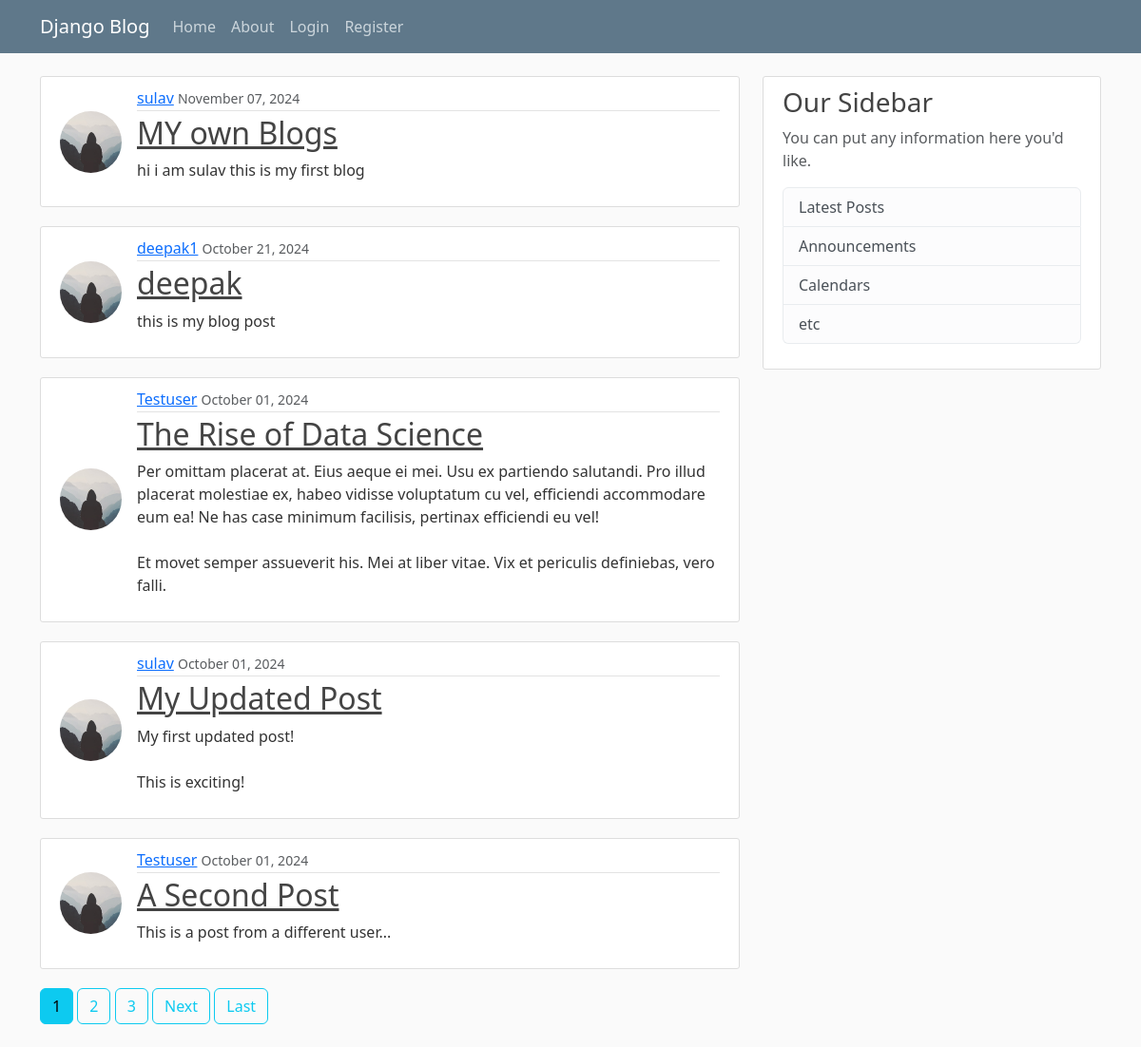
The page / on the database its author committed.
### boards/models.py (models this page shows, shortened)
class Post(models.Model):
    title=models.CharField(max_length=100)
    content=models.TextField()
    date_posted=models.DateTimeField(default=timezone.now)
    author=models.ForeignKey(User,on_delete=models.CASCADE)

### users/models.py (models this page shows, shortened)
class Profile(models.Model):
    user = models.OneToOneField(User, on_delete=models.CASCADE)
    image = models.ImageField(default='default.jpg', upload_to='profile_pic')

### boards/views.py (the view)
# urls.py: path("",PostListView.as_view(),name='blog-home'),
class PostListView(ListView):
    model=Post
    template_name='blog/home.html'
    context_object_name='post'
    ordering=['-date_posted']
    paginate_by=5

### boards/templates/blog/home.html (shortened to what this page needs)
{% extends "blog/base.html" %}
{% block content %}
    {% for posts in post %}
    <article class="media content-section">
      <img src="{{ posts.author.profile.image.url }}" class="rounded-circle article-img" alt="{{ posts.author }}">
      <div class="media-body">
        <div class="article-metadata">
          <a class="mr-2" href="{%url 'user-posts' posts.author.username %}">{{ posts.author }}</a>
          <small class="text-muted">{{ posts.date_posted|date:"F d, Y" }}</small>
        </div>
        <h2><a class="article-title" href="{%url 'post-detail' posts.id %}">{{ posts.title }}</a></h2>
        <p class="article-content">{{ posts.content }}</p>
      </div>
    </article>
    {% endfor %}
    {% if is_paginated %}
    {% for num in page_obj.paginator.page_range %}
    {% if page_obj.number == num %}
        <a class="btn btn-info mb-4" href="?page={{ num }}">{{ num }}</a>
    {% else %}
        {% if num > page_obj.number|add:'-3' and num < page_obj.number|add:'3' %}
            <a class="btn btn-outline-info mb-4" href="?page={{ num }}">{{ num }}</a>
        {% endif %}
    {% endif %}
{% endfor %}
    {% if page_obj.has_next %}
    <a  class="btn btn-outline-info mb-4" href="?page={{page_obj.next_page_number}}">Next</a>
    <a  class="btn btn-outline-info mb-4" href="?page={{page_obj.paginator.num_pages}}">Last</a>
    {% endif %}
    {% endif %}
{% endblock content %}

### boards/templates/blog/base.html (shortened to what this page needs)
{% load static %}
<!DOCTYPE html>
<html lang="en">
<head>
    <link href="https://cdn.jsdelivr.net/npm/bootstrap@5.3.3/dist/css/bootstrap.min.css" rel="stylesheet">
    <link rel="stylesheet" href="{% static "blogs/style.css" %}">
</head>
<body>
    <header class="site-header">
        <nav class="navbar navbar-expand-md navbar-dark bg-steel fixed-top">
          <div class="container">
            <a class="navbar-brand mr-4" href="{%url 'blog-home'%}">Django Blog</a>
            <div class="collapse navbar-collapse" id="navbarToggle">
              <div class="navbar-nav mr-auto">
                <a class="nav-item nav-link" href="{%url 'blog-home'%}">Home</a>
                <a class="nav-item nav-link" href="{%url 'blog-about'%}">About</a>
              </div>
              <div class="navbar-nav">
                {%if user.is_authenticated%}
                <a class="nav-item nav-link" href="{%url "post-create"%}">New Post</a>
                <a class="nav-item nav-link" href="{%url "profile"%}">profile</a>
                 <a class="nav-item nav-link" href="{%url "logout"%}">Logout</a>
                {%else%}
                  <a class="nav-item nav-link" href="{%url "login"%}">Login</a>
                  <a class="nav-item nav-link" href="{%url "register"%}">Register</a>
                {%endif%}
              </div>
            </div>
          </div>
        </nav>
      </header>
   <main role="main" class="container">
  <div class="row">
    <div class="col-md-8">
      {% block content %}{% endblock %}
    </div>
    <div class="col-md-4">
      <div class="content-section">
        <h3>Our Sidebar</h3>
        <p class='text-muted'>You can put any information here you'd like.
          <ul class="list-group">
            <li class="list-group-item list-group-item-light">Latest Posts</li>
            <li class="list-group-item list-group-item-light">Announcements</li>
            <li class="list-group-item list-group-item-light">Calendars</li>
            <li class="list-group-item list-group-item-light">etc</li>
          </ul>
        </p>
      </div>
    </div>
  </div>
</main>
</body>
</html>

### boards/static/blogs/style.css (style rules this page uses)
body { background: #fafafa; color: #333333; margin-top: 5rem; }
h1, h2, h3, h4, h5, h6 { color: #444444; }
ul { margin: 0; }
.bg-steel { background-color: #5f788a; }
.site-header .navbar-nav .nav-link { color: #cbd5db; }
.content-section { background: #ffffff; padding: 10px 20px; border: 1px solid #dddddd; border-radius: 3px; margin-bottom: 20px; }
.article-title { color: #444444; }
.article-content { white-space: pre-line; }
.article-img { height: 65px; width: 65px; margin-right: 16px; }
.article-metadata { padding-bottom: 1px; margin-bottom: 4px; border-bottom: 1px solid #e3e3e3 }
.media { display: flex; align-items: center; }
.media-body { flex: 1; }

### rows shown on the page
Post: author.profile.image (placeholder picture), author "sulav", date_posted "November 07, 2024", title "MY own Blogs", content "hi i am sulav this is my first blog"
Post: author.profile.image (placeholder picture), author "deepak1", date_posted "October 21, 2024", title "deepak", content "this is my blog post"
Post: author.profile.image (placeholder picture), author "Testuser", date_posted "October 01, 2024", title "The Rise of Data Science", content "Per omittam placerat at. Eius aeque ei mei. Usu ex partiendo salutandi. Pro illud placerat molestiae ex, habeo vidisse voluptatum cu vel, efficiendi accommodare eum ea! Ne has case minimum facilisis, pertinax efficiendi eu vel! Et movet semper assueverit his. Mei at liber vitae. Vix et periculis definiebas, vero falli."
Post: author.profile.image (placeholder picture), author "sulav", date_posted "October 01, 2024", title "My Updated Post", content "My first updated post! This is exciting!"
Post: author.profile.image (placeholder picture), author "Testuser", date_posted "October 01, 2024", title "A Second Post", content "This is a post from a different user..."

### other values the page prints
{{ num }} "1"
{{ num }} "2" "3"
